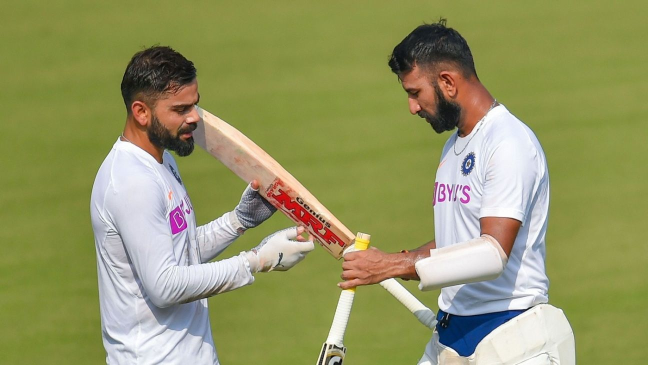
#> input picture raw/img_001.jpg, 1296 x 729 px (shown at 1/2 size); its folder holds 4 pictures in this run
$ jupyter execute ResizeImages.ipynb
#> lines starting #> are read from the running program, lines starting #| are printed output that depends on the picture
[cell 1]
import cv2

[cell 2]
cv2.__version__

[cell 3]
import os

[cell 4]
spath = 'raw'
dpath = 'images'

[cell 5]
for file in os.listdir(spath):
    s_p = os.path.join(spath, file)
    d_p = os.path.join(dpath, file)
    #print(file)
    img = cv2.imread(s_p)
#> img is the input picture: shape (729, 1296, 3); mean B, G, R 99.7, 150.8, 148.2
    img = cv2.resize(img, (400, 400))
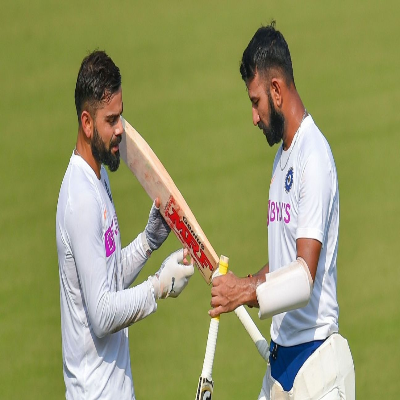
#> img: shape (400, 400, 3); mean B, G, R 99.6, 150.7, 148.1
    cv2.imwrite(d_p, img)
#> pass 2 of the loop `for file in os.listdir(spath):`:
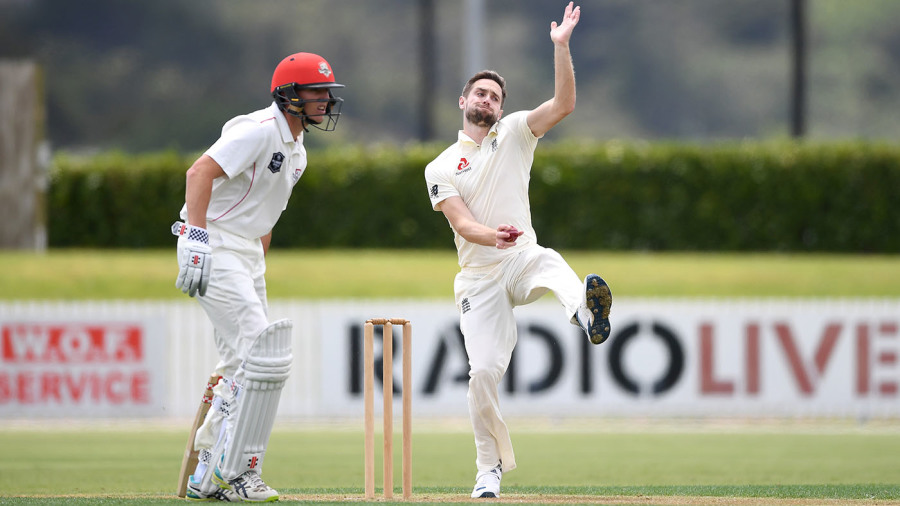
#> input picture raw/img_002.jpg, 900 x 506 px
#> img is the input picture: shape (506, 900, 3); mean B, G, R 122.3, 141.6, 141.2
#> `img = cv2.resize(img, (400, 400))`:
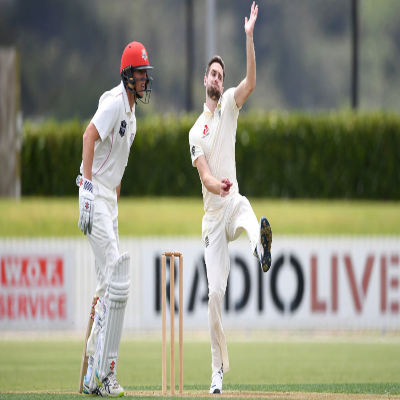
#> img: shape (400, 400, 3); mean B, G, R 122.2, 141.4, 141.1
#> pass 3 of the loop `for file in os.listdir(spath):`:
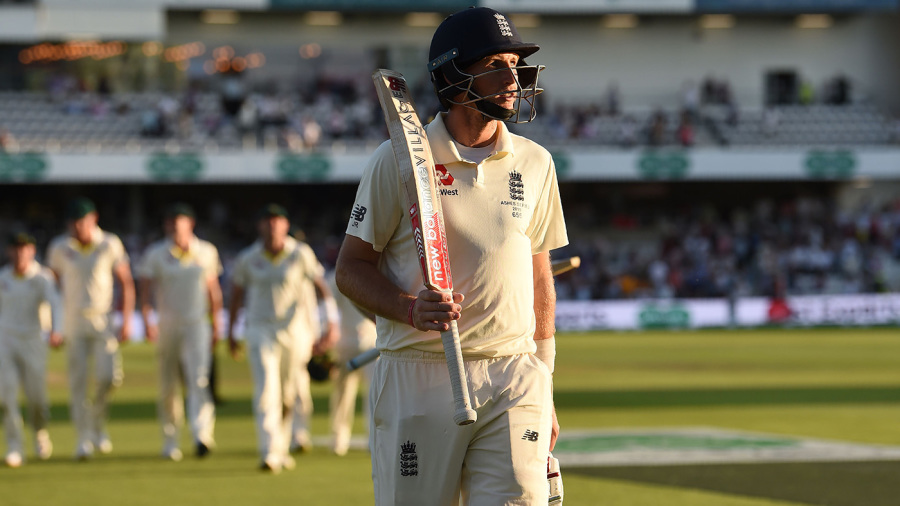
#> input picture raw/img_003.jpg, 900 x 506 px
#> img is the input picture: shape (506, 900, 3); mean B, G, R 88.7, 107.2, 111.1
#> `img = cv2.resize(img, (400, 400))`:
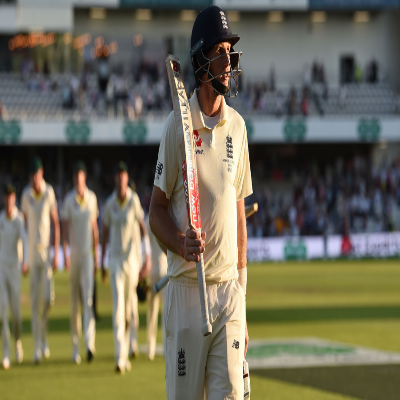
#> img: shape (400, 400, 3); mean B, G, R 88.6, 107.1, 111
#> the loop made 4 passes; the first 3 are shown
